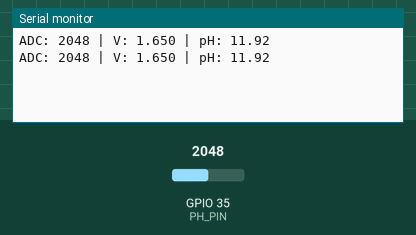
This sketch was run on a simulated ESP32. On the bench: the last lines printed to the serial monitor. Inputs (shaded band) come from the test bench; at power-on: GPIO 35 (PH_PIN) = 2048 (analog values on the 0–4095 scale).

Above: at 2.2 s.
2.3 s: GPIO 35 (PH_PIN) set to 2866
At 2.8 s:
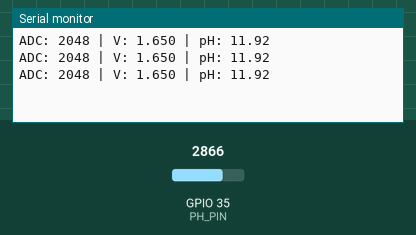
3.8 s: GPIO 35 (PH_PIN) set to 3603
At 4.6 s:
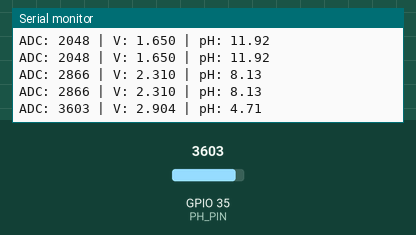
Timing chart, 0 to 6.8 s (numbered marks = the images above; inputs shaded):
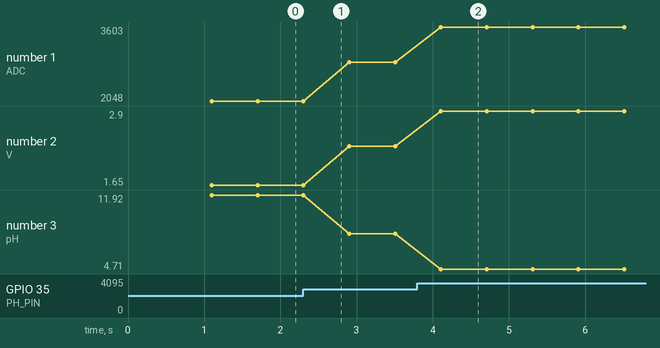

Measured:
- after the input at 3.8 s, the serial monitor: prints a new line after 0.31 s (image 2)
- plotted number 1: 2048 → 2866 after the input at 2.3 s, 2866 → 3603 after the input at 3.8 s
- plotted number 2: 1.65 → 2.31 after the input at 2.3 s, 2.31 → 2.9 after the input at 3.8 s
- plotted number 3: 11.92 → 8.13 after the input at 2.3 s, 8.13 → 4.71 after the input at 3.8 s

The sketch:

test_ph_esp32D.ino
```cpp
// ================== TEST pH SENSOR ==================
// Sensor pH PH-4502C + ESP32 DevKitC V4 (32D)
// Tanpa voltage divider

#define PH_PIN 35

float m = -5.756;   // slope (kalibrasi ulang ESP32)
float b = 21.42;    // offset (kalibrasi ulang ESP32)

void setup() {
  Serial.begin(115200);
  delay(1000);

  analogReadResolution(12);
  analogSetAttenuation(ADC_11db);
}

void loop() {
  long total = 0;
  for (int i = 0; i < 10; i++) {
    total += analogRead(PH_PIN);
    delay(10);
  }
  int adcValue = total / 10;
  float voltage = (adcValue / 4095.0) * 3.3;

  float pH = (m * voltage) + b;
  pH = constrain(pH, 0, 14);

  Serial.print("ADC: ");
  Serial.print(adcValue);
  Serial.print(" | V: ");
  Serial.print(voltage, 3);
  Serial.print(" | pH: ");
  Serial.println(pH, 2);

  delay(500);
}
```
